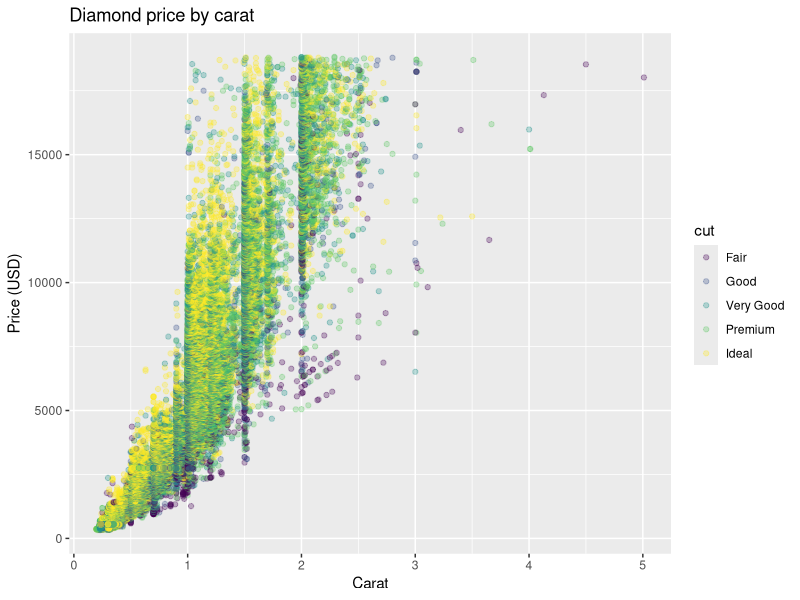

Write the R code that produced this figure.
## ---- chunk 1
#| message: false
library(tidyverse)
## ---- chunk 2
ggplot(diamonds, aes(x = carat, y = price, color = cut)) +
  geom_point(alpha = 0.3) +
  labs(title = "Diamond price by carat", x = "Carat", y = "Price (USD)")
